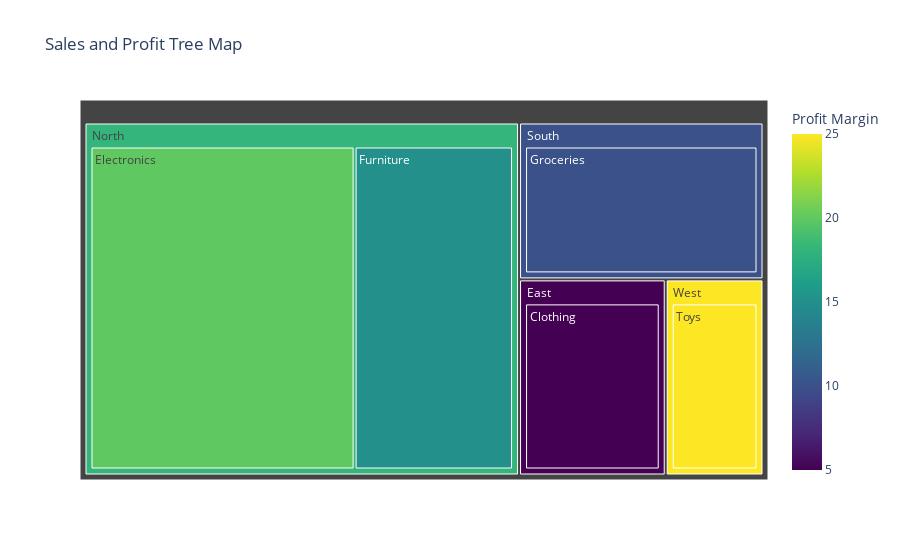

Source (notebook cell):
### Markdown cell above
Tree Map - Plotly

Plotly has native support for Tree Maps, offering an interactive and easy-to-use approach.

### Code cell
# # Data: Create a DataFrame
# import pandas as pd

# data = pd.DataFrame({
#     'Category': ['Electronics', 'Furniture', 'Groceries', 'Clothing', 'Toys'],
#     'Region': ['North', 'North', 'South', 'East', 'West'],
#     'Sales': [50000, 30000, 20000, 15000, 10000],
#     'Profit Margin': [20, 15, 10, 5, 25]
# })

# # Tree map
# fig = px.treemap(
#     data,
#     path=['Region', 'Category'],  # Hierarchical path
#     values='Sales',  # Rectangle size
#     color='Profit Margin',  # Rectangle color
#     color_continuous_scale='Viridis',  # Color scheme
#     title='Sales and Profit Tree Map'
# )

# fig.show()

### Figure 1 — Plotly figure (JSON) as saved in the notebook; plotly's stock layout.template omitted (floating-point values rounded to 4 significant figures)
{"data": [{"branchvalues": "total", "customdata": [[5], [20], [15], [10], [25], [5], [18.12], [10], [25]], "domain": {"x": [0, 1], "y": [0, 1]}, "hovertemplate": "labels=%{label}<br>Sales=%{value}<br>parent=%{parent}<br>id=%{id}<br>Profit Margin=%{color}<extra></extra>", "ids": ["East/Clothing", "North/Electronics", "North/Furniture", "South/Groceries", "West/Toys", "East", "North", "South", "West"], "labels": ["Clothing", "Electronics", "Furniture", "Groceries", "Toys", "East", "North", "South", "West"], "marker": {"coloraxis": "coloraxis", "colors": [5, 20, 15, 10, 25, 5, 18.12, 10, 25]}, "name": "", "parents": ["East", "North", "North", "South", "West", "", "", "", ""], "type": "treemap", "values": [15000, 50000, 30000, 20000, 10000, 15000, 80000, 20000, 10000]}], "layout": {"coloraxis": {"colorbar": {"title": {"text": "Profit Margin"}}, "colorscale": [[0, "#440154"], [0.1111, "#482878"], [0.2222, "#3e4989"], [0.3333, "#31688e"], [0.4444, "#26828e"], [0.5556, "#1f9e89"], [0.6667, "#35b779"], [0.7778, "#6ece58"], [0.8889, "#b5de2b"], [1, "#fde725"]]}, "legend": {"tracegroupgap": 0}, "title": {"text": "Sales and Profit Tree Map"}}}
